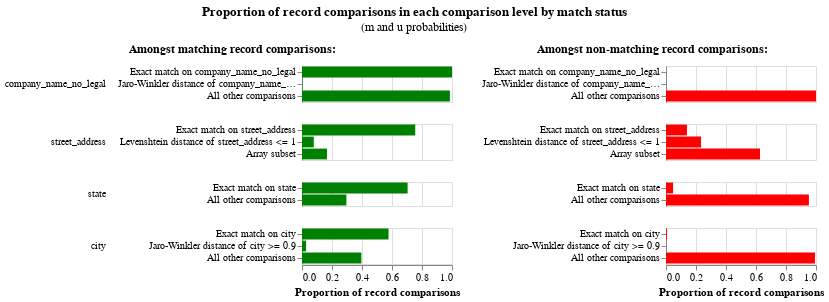

This figure's notebook cell:
### Code cell
linker.visualisations.m_u_parameters_chart()

### Figure 1 — Vega-Lite specification as saved in the notebook (floating-point values rounded to 4 significant figures)
{"config": {"view": {"continuousWidth": 300, "continuousHeight": 300, "discreteHeight": 300, "discreteWidth": 400}, "header": {"title": null}, "title": {"anchor": "middle", "offset": 10}}, "hconcat": [{"mark": "bar", "encoding": {"color": {"value": "green"}, "row": {"field": "comparison_name", "header": {"labelAlign": "left", "labelAnchor": "middle", "labelAngle": 0}, "sort": {"field": "comparison_sort_order"}, "type": "nominal"}, "tooltip": [{"field": "comparison_name", "title": "Comparison name", "type": "nominal"}, {"field": "label_for_charts", "title": "Label", "type": "ordinal"}, {"field": "sql_condition", "title": "SQL condition", "type": "nominal"}, {"field": "m_probability", "format": ".10~g", "title": "M probability", "type": "quantitative"}, {"field": "u_probability", "format": ".10~g", "title": "U probability", "type": "quantitative"}, {"field": "bayes_factor", "format": ",.6f", "title": "Bayes factor = m/u", "type": "quantitative"}, {"field": "log2_bayes_factor", "format": ".4~g", "title": "Match weight = log2(m/u)", "type": "quantitative"}, {"field": "bayes_factor_description", "title": "Match weight description", "type": "nominal"}, {"field": "m_probability_description", "title": "m probability description", "type": "nominal"}, {"field": "u_probability_description", "title": "u probability description", "type": "nominal"}], "x": {"axis": {"title": "Proportion of record comparisons"}, "field": "m_probability", "type": "quantitative"}, "y": {"axis": {"title": null}, "field": "label_for_charts", "sort": {"field": "comparison_vector_value", "order": "descending"}, "type": "nominal"}}, "height": {"step": 12}, "resolve": {"scale": {"y": "independent"}}, "title": {"text": "Amongst matching record comparisons:", "fontSize": 12, "fontWeight": "bold"}, "transform": [{"filter": "(datum.bayes_factor != 'no-op filter due to vega lite issue 4680')"}], "width": 150}, {"mark": "bar", "encoding": {"color": {"value": "red"}, "row": {"field": "comparison_name", "header": {"labels": false}, "sort": {"field": "comparison_sort_order"}, "type": "nominal"}, "tooltip": [{"field": "comparison_name", "title": "Comparison name", "type": "nominal"}, {"field": "label_for_charts", "title": "Label", "type": "ordinal"}, {"field": "sql_condition", "title": "SQL condition", "type": "nominal"}, {"field": "m_probability", "format": ".10~g", "title": "M probability", "type": "quantitative"}, {"field": "u_probability", "format": ".10~g", "title": "U probability", "type": "quantitative"}, {"field": "bayes_factor", "format": ",.6f", "title": "Bayes factor = m/u", "type": "quantitative"}, {"field": "log2_bayes_factor", "format": ".4~g", "title": "Match weight = log2(m/u)", "type": "quantitative"}, {"field": "bayes_factor_description", "title": "Match weight description", "type": "nominal"}, {"field": "m_probability_description", "title": "m probability description", "type": "nominal"}, {"field": "u_probability_description", "title": "u probability description", "type": "nominal"}], "x": {"axis": {"title": "Proportion of record comparisons"}, "field": "u_probability", "type": "quantitative"}, "y": {"axis": {"title": null}, "field": "label_for_charts", "sort": {"field": "comparison_vector_value", "order": "descending"}, "type": "nominal"}}, "height": {"step": 12}, "resolve": {"scale": {"y": "independent"}}, "title": {"text": "Amongst non-matching record comparisons:", "fontSize": 12, "fontWeight": "bold"}, "transform": [{"filter": "(datum.bayes_factor != 'no-op filter2 due to vega lite issue 4680')"}], "width": 150}], "data": {"name": "data-98b48f38ee96425504d9a9c7a3e99480"}, "title": {"text": "Proportion of record comparisons in each comparison level by match status", "subtitle": "(m and u probabilities)"}, "$schema": "https://vega.github.io/schema/vega-lite/v5.9.3.json", "datasets": {"data-98b48f38ee96425504d9a9c7a3e99480": [{"comparison_name": "company_name_no_legal", "sql_condition": "\"company_name_no_legal_l\" = \"company_name_no_legal_r\"", "label_for_charts": "Exact match on company_name_no_legal", "m_probability": 1.0, "u_probability": 1.146e-06, "m_probability_description": "Amongst matching record comparisons, 100% of records (i.e. one in 1) are in the exact match on company_name_no_legal comparison level", "u_probability_description": "Amongst non-matching record comparisons, 0.0001146% of records (i.e. one in 872,346) are in the exact match on company_name_no_legal comparison level", "has_tf_adjustments": true, "tf_adjustment_column": "company_name_no_legal", "tf_adjustment_weight": 1.0, "is_null_level": false, "bayes_factor": 872300.0, "log2_bayes_factor": 19.73, "comparison_vector_value": 2, "max_comparison_vector_value": 2, "bayes_factor_description": "If comparison level is `exact match on company_name_no_legal` then comparison is 872,346 times more likely to be a match", "probability_two_random_records_match": 1.777e-06, "comparison_sort_order": 0}, {"comparison_name": "company_name_no_legal", "sql_condition": "jaro_winkler_similarity(\"company_name_no_legal_l\", \"company_name_no_legal_r\") >= 0.95", "label_for_charts": "Jaro-Winkler distance of company_name_no_legal >= 0.95", "m_probability": 0.002225, "u_probability": 3.656e-07, "m_probability_description": "Amongst matching record comparisons, 0.2225% of records (i.e. one in 449) are in the jaro-winkler distance of company_name_no_legal >= 0.95 comparison level", "u_probability_description": "Amongst non-matching record comparisons, 3.656e-05% of records (i.e. one in 2,734,922) are in the jaro-winkler distance of company_name_no_legal >= 0.95 comparison level", "has_tf_adjustments": false, "tf_adjustment_column": null, "tf_adjustment_weight": 1.0, "is_null_level": false, "bayes_factor": 6086.0, "log2_bayes_factor": 12.57, "comparison_vector_value": 1, "max_comparison_vector_value": 2, "bayes_factor_description": "If comparison level is `jaro-winkler distance of company_name_no_legal >= 0.95` then comparison is 6,086 times more likely to be a match", "probability_two_random_records_match": 1.777e-06, "comparison_sort_order": 0}, {"comparison_name": "company_name_no_legal", "sql_condition": "ELSE", "label_for_charts": "All other comparisons", "m_probability": 0.986, "u_probability": 1.0, "m_probability_description": "Amongst matching record comparisons, 98.6% of records (i.e. one in 1.014) are in the all other comparisons comparison level", "u_probability_description": "Amongst non-matching record comparisons, 100% of records (i.e. one in 1) are in the all other comparisons comparison level", "has_tf_adjustments": false, "tf_adjustment_column": null, "tf_adjustment_weight": 1.0, "is_null_level": false, "bayes_factor": 0.986, "log2_bayes_factor": -0.02037, "comparison_vector_value": 0, "max_comparison_vector_value": 2, "bayes_factor_description": "If comparison level is `all other comparisons` then comparison is 1.014 times less likely to be a match", "probability_two_random_records_match": 1.777e-06, "comparison_sort_order": 0}, {"comparison_name": "street_address", "sql_condition": "\"street_address_l\" = \"street_address_r\"", "label_for_charts": "Exact match on street_address", "m_probability": 0.7549, "u_probability": 0.1396, "m_probability_description": "Amongst matching record comparisons, 75.49% of records (i.e. one in 1.325) are in the exact match on street_address comparison level", "u_probability_description": "Amongst non-matching record comparisons, 13.96% of records (i.e. one in 7.163) are in the exact match on street_address comparison level", "has_tf_adjustments": false, "tf_adjustment_column": null, "tf_adjustment_weight": 1.0, "is_null_level": false, "bayes_factor": 5.407, "log2_bayes_factor": 2.435, "comparison_vector_value": 2, "max_comparison_vector_value": 2, "bayes_factor_description": "If comparison level is `exact match on street_address` then comparison is 5.407 times more likely to be a match", "probability_two_random_records_match": 1.777e-06, "comparison_sort_order": 1}, {"comparison_name": "street_address", "sql_condition": "levenshtein(\"street_address_l\", \"street_address_r\") <= 1", "label_for_charts": "Levenshtein distance of street_address <= 1", "m_probability": 0.07843, "u_probability": 0.2336, "m_probability_description": "Amongst matching record comparisons, 7.843% of records (i.e. one in 12.75) are in the levenshtein distance of street_address <= 1 comparison level", "u_probability_description": "Amongst non-matching record comparisons, 23.36% of records (i.e. one in 4.28) are in the levenshtein distance of street_address <= 1 comparison level", "has_tf_adjustments": false, "tf_adjustment_column": null, "tf_adjustment_weight": 1.0, "is_null_level": false, "bayes_factor": 0.3357, "log2_bayes_factor": -1.575, "comparison_vector_value": 1, "max_comparison_vector_value": 2, "bayes_factor_description": "If comparison level is `levenshtein distance of street_address <= 1` then comparison is 2.979 times less likely to be a match", "probability_two_random_records_match": 1.777e-06, "comparison_sort_order": 1}, {"comparison_name": "street_address", "sql_condition": "LEAST(ARRAY_LENGTH(\"street_address_list_l\"), ARRAY_LENGTH(\"street_address_list_r\")) <> 0 AND ARRAY_LENGTH(ARRAY_INTERSECT(\"street_address_list_l\", \"street_address_list_r\")) = LEAST(ARRAY_LENGTH(\"street_address_list_l\"), ARRAY_LENGTH(\"street_address_list_r\"))", "label_for_charts": "Array subset", "m_probability": 0.1667, "u_probability": 0.6268, "m_probability_description": "Amongst matching record comparisons, 16.67% of records (i.e. one in 6) are in the array subset comparison level", "u_probability_description": "Amongst non-matching record comparisons, 62.68% of records (i.e. one in 1.596) are in the array subset comparison level", "has_tf_adjustments": false, "tf_adjustment_column": null, "tf_adjustment_weight": 1.0, "is_null_level": false, "bayes_factor": 0.2659, "log2_bayes_factor": -1.911, "comparison_vector_value": 0, "max_comparison_vector_value": 2, "bayes_factor_description": "If comparison level is `array subset` then comparison is 3.761 times less likely to be a match", "probability_two_random_records_match": 1.777e-06, "comparison_sort_order": 1}, {"comparison_name": "state", "sql_condition": "\"state_l\" = \"state_r\"", "label_for_charts": "Exact match on state", "m_probability": 0.704, "u_probability": 0.04739, "m_probability_description": "Amongst matching record comparisons, 70.4% of records (i.e. one in 1.42) are in the exact match on state comparison level", "u_probability_description": "Amongst non-matching record comparisons, 4.739% of records (i.e. one in 21.1) are in the exact match on state comparison level", "has_tf_adjustments": true, "tf_adjustment_column": "state", "tf_adjustment_weight": 1.0, "is_null_level": false, "bayes_factor": 14.86, "log2_bayes_factor": 3.893, "comparison_vector_value": 1, "max_comparison_vector_value": 1, "bayes_factor_description": "If comparison level is `exact match on state` then comparison is 14.86 times more likely to be a match", "probability_two_random_records_match": 1.777e-06, "comparison_sort_order": 2}, {"comparison_name": "state", "sql_condition": "ELSE", "label_for_charts": "All other comparisons", "m_probability": 0.296, "u_probability": 0.9526, "m_probability_description": "Amongst matching record comparisons, 29.6% of records (i.e. one in 3.379) are in the all other comparisons comparison level", "u_probability_description": "Amongst non-matching record comparisons, 95.26% of records (i.e. one in 1.05) are in the all other comparisons comparison level", "has_tf_adjustments": false, "tf_adjustment_column": null, "tf_adjustment_weight": 1.0, "is_null_level": false, "bayes_factor": 0.3107, "log2_bayes_factor": -1.686, "comparison_vector_value": 0, "max_comparison_vector_value": 1, "bayes_factor_description": "If comparison level is `all other comparisons` then comparison is 3.219 times less likely to be a match", "probability_two_random_records_match": 1.777e-06, "comparison_sort_order": 2}, {"comparison_name": "city", "sql_condition": "\"city_l\" = \"city_r\"", "label_for_charts": "Exact match on city", "m_probability": 0.5771, "u_probability": 0.006087, "m_probability_description": "Amongst matching record comparisons, 57.71% of records (i.e. one in 1.733) are in the exact match on city comparison level", "u_probability_description": "Amongst non-matching record comparisons, 0.6087% of records (i.e. one in 164) are in the exact match on city comparison level", "has_tf_adjustments": true, "tf_adjustment_column": "city", "tf_adjustment_weight": 1.0, "is_null_level": false, "bayes_factor": 94.81, "log2_bayes_factor": 6.567, "comparison_vector_value": 2, "max_comparison_vector_value": 2, "bayes_factor_description": "If comparison level is `exact match on city` then comparison is 94.81 times more likely to be a match", "probability_two_random_records_match": 1.777e-06, "comparison_sort_order": 3}, {"comparison_name": "city", "sql_condition": "jaro_winkler_similarity(\"city_l\", \"city_r\") >= 0.9", "label_for_charts": "Jaro-Winkler distance of city >= 0.9", "m_probability": 0.02716, "u_probability": 0.0004625, "m_probability_description": "Amongst matching record comparisons, 2.716% of records (i.e. one in 36.83) are in the jaro-winkler distance of city >= 0.9 comparison level", "u_probability_description": "Amongst non-matching record comparisons, 0.04625% of records (i.e. one in 2,162) are in the jaro-winkler distance of city >= 0.9 comparison level", "has_tf_adjustments": false, "tf_adjustment_column": null, "tf_adjustment_weight": 1.0, "is_null_level": false, "bayes_factor": 58.71, "log2_bayes_factor": 5.876, "comparison_vector_value": 1, "max_comparison_vector_value": 2, "bayes_factor_description": "If comparison level is `jaro-winkler distance of city >= 0.9` then comparison is 58.71 times more likely to be a match", "probability_two_random_records_match": 1.777e-06, "comparison_sort_order": 3}, {"comparison_name": "city", "sql_condition": "ELSE", "label_for_charts": "All other comparisons", "m_probability": 0.3958, "u_probability": 0.9935, "m_probability_description": "Amongst matching record comparisons, 39.58% of records (i.e. one in 2.527) are in the all other comparisons comparison level", "u_probability_description": "Amongst non-matching record comparisons, 99.35% of records (i.e. one in 1.007) are in the all other comparisons comparison level", "has_tf_adjustments": false, "tf_adjustment_column": null, "tf_adjustment_weight": 1.0, "is_null_level": false, "bayes_factor": 0.3984, "log2_bayes_factor": -1.328, "comparison_vector_value": 0, "max_comparison_vector_value": 2, "bayes_factor_description": "If comparison level is `all other comparisons` then comparison is 2.51 times less likely to be a match", "probability_two_random_records_match": 1.777e-06, "comparison_sort_order": 3}]}}
